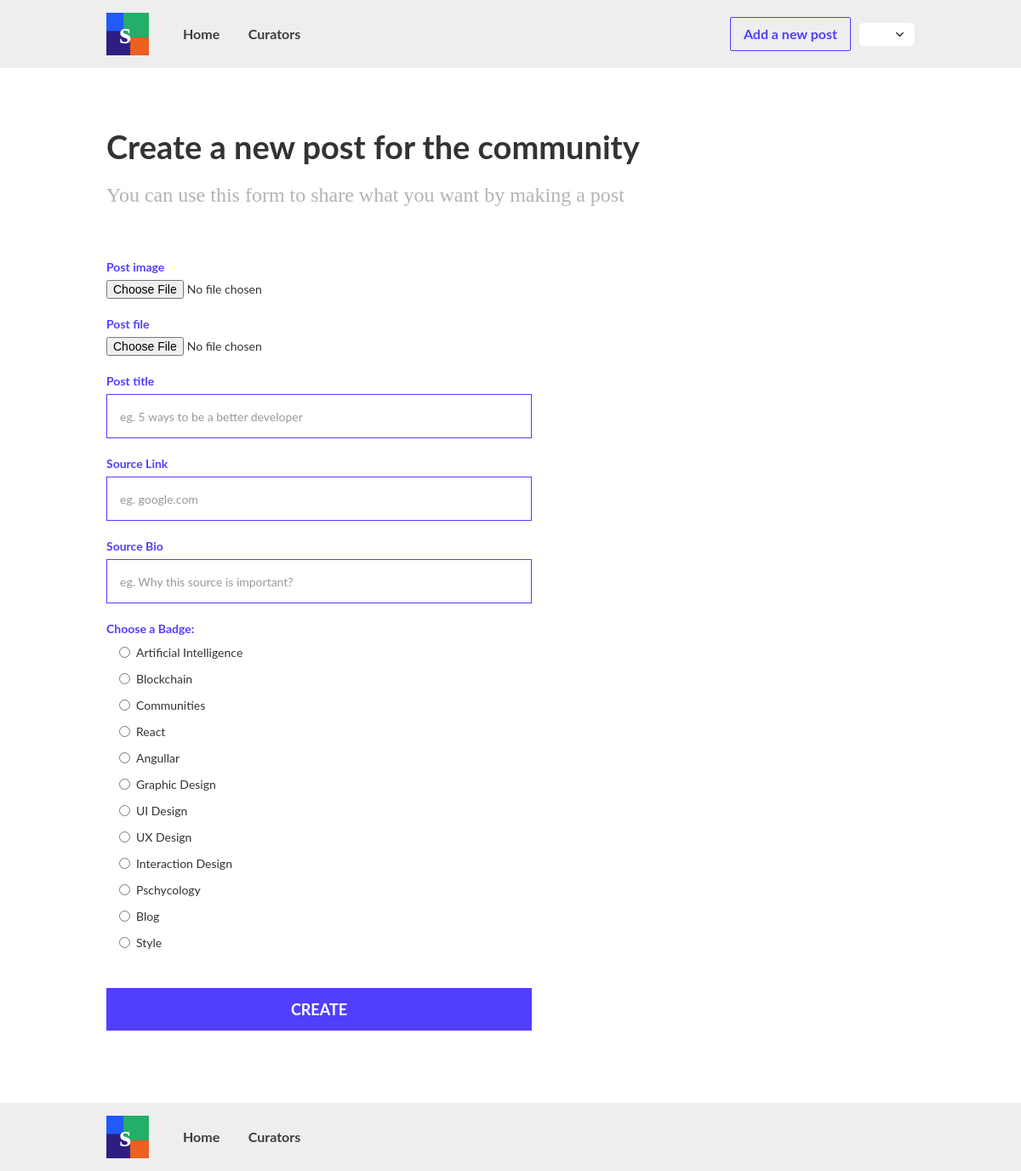
The app's page /post-create/ (signed in) with its own data.
### skillbook_app/models.py (models this page shows, shortened)
class PostCategory(models.Model):
    name = models.CharField(max_length=100)

### skillbook_app/views.py (the view, shortened to what this page needs)
# urls.py: path('post-create/', PostCreatView.as_view(), name='post_create'),
class PostCreatView(LoginRequiredMixin, SuccessMessageMixin, CreateView):
    model = Post
    form_class = PostForm
    template_name = 'posts/post_create.html'
    success_message = 'Successfully created your new post.'

### skillbook_app/forms.py
class PostForm(forms.ModelForm):
    class Meta:
        model = Post
        fields = ('title', 'source_link', 'content', 'category', 'image', 'file')
        widgets = {
            'title': forms.TextInput(attrs={
                'class': 'text-field w-input',
                'placeholder': 'eg. 5 ways to be a better developer',
                'required': True
            }),
            'source_link': forms.URLInput(attrs={
                'class': 'text-field w-input',
                'placeholder': 'eg. google.com',
                'required': True
            }),
            'content': forms.TextInput(attrs={
                'class': 'text-field w-input',
                'placeholder': 'eg. Why this source is important?',
                'required': True
            }),
            'category': forms.RadioSelect(attrs={
                'required': True
            }),
        }

### templates/posts/post_create.html (shortened to what this page needs)
{% extends 'base.html' %}
{% block content %}
<div class="wrap">
    <div class="div-block">
      <h1 class="title">Create a new post for the community</h1>
      <h3 class="sub-head">
          You can use this form to share what you want by making a post
      </h3>
      <div class="form-block-2 w-form">
        <form id="form" name="form" data-name="Post Form" action="." method="post" enctype="multipart/form-data">
            <label for="image" class="field-label">Post image</label>
            {{ form.image }}
            <br>
            <br>
            <label for="image" class="field-label">Post file</label>
            {{ form.file }}
            <br>
            <br>
            <label for="title" class="field-label">Post title</label>
            {{ form.title }}
            <label for="source_link" class="field-label">Source Link</label>
            {{ form.source_link }}
            <label for="content" class="field-label">Source Bio</label>
            {{ form.content }}
            <label for="Post-bio" class="field-label">Choose a Badge:</label>
          <div class="cattegories_selection">
              {% for category in form.fields.category.queryset %}
                  <label class="radio-button-field w-radio">
                      <input required type="radio" data-name="Radio" id="{{ category.name }}" name="category" value="{{ category.pk }}" class="w-form-formradioinput w-radio-input">
                      <span for="{{ category.name }}" class="w-form-label">{{ category.name }}</span>
                  </label>
              {% endfor %}
          </div>
          <button type="submit" data-wait="Please wait..." class="submit-button-2 w-button">Create</button>
        </form>
      </div>
    </div>
  </div>
{% endblock %}

### static/css/webflow.css (style rules this page uses)
* { -webkit-box-sizing: border-box; -moz-box-sizing: border-box; box-sizing: border-box; }
html { height: 100%; }
body { margin: 0; min-height: 100%; background-color: #fff; font-family: Arial, sans-serif; font-size: 14px; line-height: 20px; color: #333; }
.w-button { display: inline-block; padding: 9px 15px; background-color: #3898EC; color: white; border: 0; line-height: inherit; text-decoration: none; cursor: pointer; border-radius: 0; }
h1, h2, h3, h4, h5, h6 { font-weight: bold; margin-bottom: 10px; }
h1 { font-size: 38px; line-height: 44px; margin-top: 20px; }
h3 { font-size: 24px; line-height: 30px; margin-top: 20px; }
button, html input[type="button"], input[type="reset"] { border: 0; cursor: pointer; -webkit-appearance: button; }
.w-form { margin: 0 0 15px; }
label { display: block; margin-bottom: 5px; font-weight: bold; }
.w-input, .w-select { display: block; width: 100%; height: 38px; padding: 8px 12px; margin-bottom: 10px; font-size: 14px; line-height: 1.428571429; color: #333333; vertical-align: middle; background-color: #ffffff; border: 1px solid #cccccc; }
.w-form-label { display: inline-block; cursor: pointer; font-weight: normal; margin-bottom: 0px; }
.w-radio { display: block; margin-bottom: 5px; padding-left: 20px; }
.w-radio:before, .w-radio:after { content: " "; display: table; grid-column-start: 1; grid-row-start: 1; grid-column-end: 2; grid-row-end: 2; }
.w-radio:after { clear: both; }
.w-radio-input { margin: 4px 0 0; margin-top: 1px \9; line-height: normal; float: left; margin-left: -20px; }
.w-radio-input { margin-top: 3px; }

### static/css/skilbook.webflow.css (style rules this page uses)
.body { font-family: Lato, sans-serif; }
.wrap { max-width: 950px; margin-right: auto; margin-left: auto; }
.title { margin-top: 0px; }
.sub-head { margin-bottom: 0px; font-family: Merriweather, serif; color: #b3b3b3; font-weight: 300; }
.div-block { padding-top: 70px; padding-bottom: 70px; }
.form-block-2 { width: 500px; padding-top: 60px; }
.field-label { color: #513eff; }
.text-field { margin-bottom: 20px; padding: 25px 15px; border-style: solid; border-width: 1px; border-color: #513eff; }
.submit-button-2 { display: block; width: 100%; padding-top: 15px; padding-bottom: 15px; background-color: #513eff; font-size: 18px; font-weight: 700; text-transform: uppercase; }
.cattegories_selection { margin-bottom: 40px; }
.radio-button-field { padding-top: 3px; padding-bottom: 3px; padding-left: 35px; }

### records on screen
PostCategory: name "Artificial Intelligence"
PostCategory: name "Blockchain"
PostCategory: name "Communities"
PostCategory: name "React"
PostCategory: name "Angullar"
PostCategory: name "Graphic Design"
PostCategory: name "UI Design"
PostCategory: name "UX Design"
PostCategory: name "Interaction Design"
PostCategory: name "Pschycology"
PostCategory: name "Blog"
PostCategory: name "Style"
